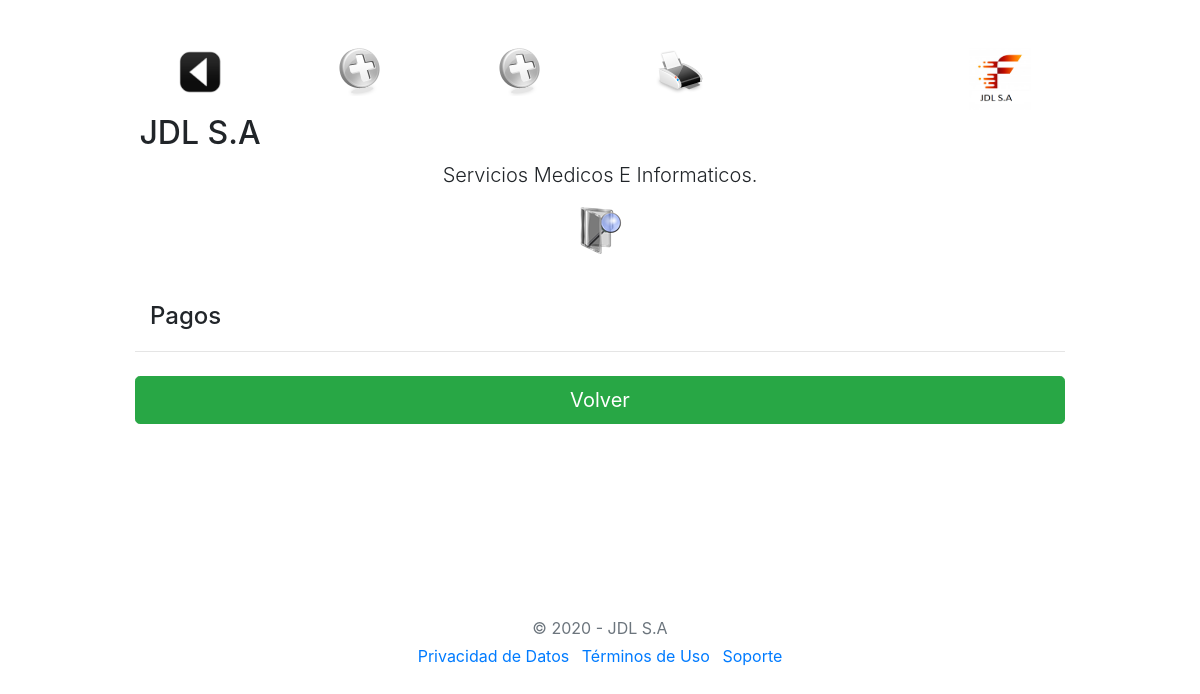
/admin/index2.php, run on an earlier commit of the app's database.
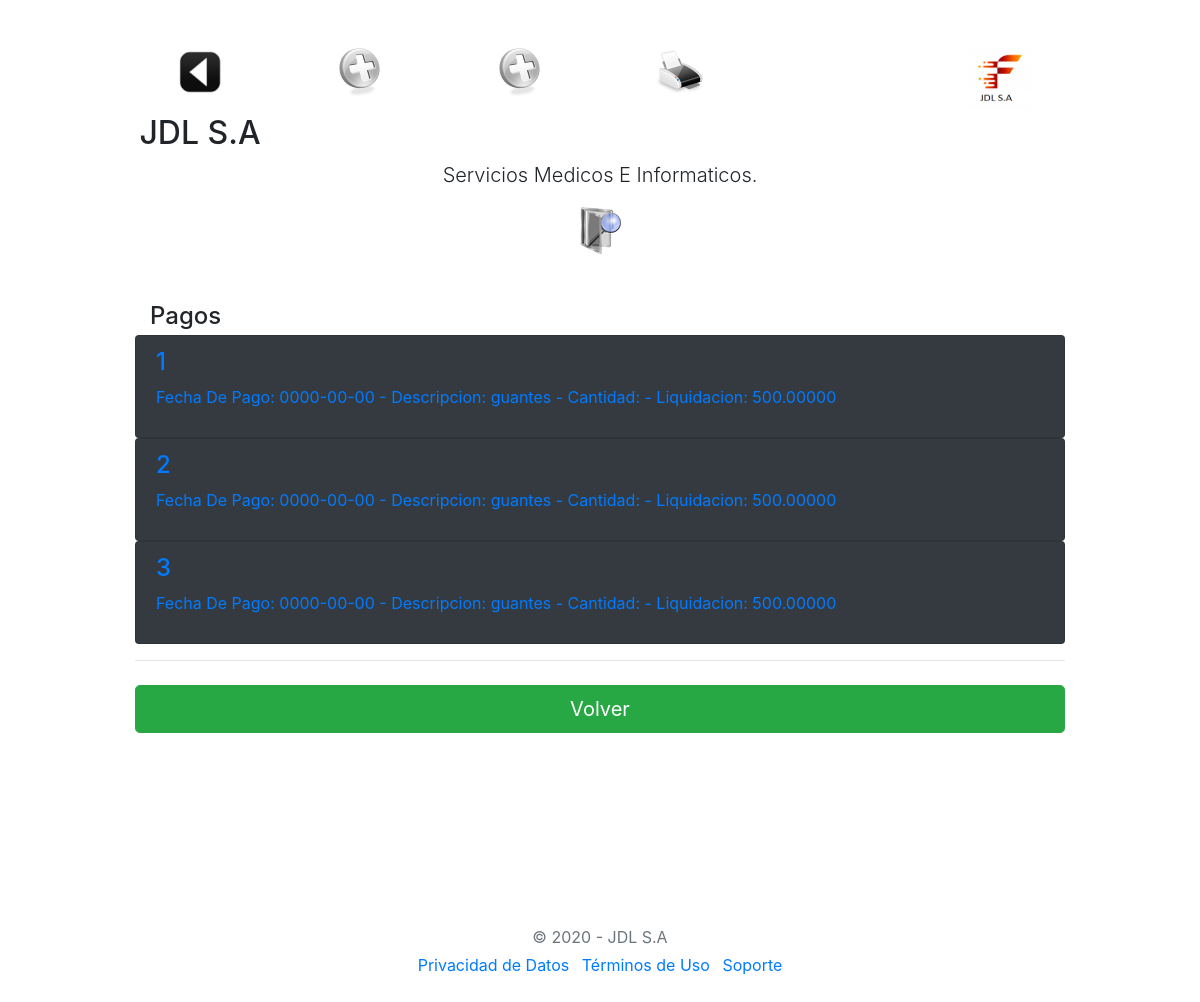
And on a later commit of the database.
### tables this page shows
CREATE TABLE `pagos` (
  `id_pago` int(8) NOT NULL,
  `fecha_pago` date DEFAULT NULL,
  `descripcion_pago` varchar(50) DEFAULT NULL,
  `liqui_pago` decimal(12,5) DEFAULT NULL
);

### admin/index2.php (the view, shortened to what this page needs)
<!doctype html>
<html>
  <head>
	 <link rel="stylesheet" href="https://stackpath.bootstrapcdn.com/bootstrap/4.5.0/css/bootstrap.min.css">
  </head>
    <link href="form-validation.css" rel="stylesheet">
  </head>
  <body background="../img/tareas.jpg">
    <div class="container">
  <div class="py-5 text-center">
  <div class="row">
    <div class="col-sm-2"><h2>
		<img border="0" src="../img/atras.png" width="48" height="48" title="Volver al menú"
		onclick=location.href='../admin/'; onKeyPress=location.href='../admin/'; style='cursor:pointer';/>
	</h2></div>
    <div class="col-sm-2"><h2>
		<img border="0" src="../img/nuevo.png" width="48" height="48" title="Ingresar Recibo Sueldo"
		onclick=location.href='admin.php'; onKeyPress=location.href='admin.php';
		style='cursor:pointer';>
	</h2></div>
    <div class="col-sm-2"><h2>
		<img border="0" src="../img/nuevo.png" width="48" height="48" title="Ingresar Pago Insumo"
		onclick=location.href='admin2.php'; onKeyPress=location.href='admin2.php';
		style='cursor:pointer';>
	</h2></div>
	<div class="col-sm-2"><h2>
		<img border="0" src="../img/imprimir.png" width="48" height="48" title="Impresión"
		onclick=location.href='listado2.php'; onKeyPress=location.href='listado2.php';
		style='cursor:pointer';>
	</h2></div>
    <div class="col-sm-2"><h2></h2></div>
  <div class="col-sm-2"><img class="d-block mx-auto mb-1" src="../img/jdlsa.png" alt="" width="62" height="62"></div>
  <div class="col-sm-2"><h2>JDL S.A</h2></div>
</div>
    <p class="lead">Servicios Medicos E Informaticos.</p>
    <div class="col-md-14 order-md-1">
    <img border="0" src="../img/lupa.png" width="48" height="48" title="Recibos"
		onclick=location.href='index.php'; onKeyPress=location.href='index.php';
		style='cursor:pointer';>
	</div>
  </div>
    <div class="col-md-12 order-md-1">
      <h4 class="mb-1">Pagos</h4>
	</div>
<?php
   require "../conexion.php";
    $sql = "SELECT * from pagos order by id_pago";
	$query = $mysqli->query($sql);
	while($resultado = $query->fetch_assoc()) {
        $pagos[] = $resultado;
    }
?>
        <div class="list-group">
			<?php
				$long = count($pagos);
				for($i=0; $i< $long; $i++){
				?>
		<div class="list-group">
				<a 	<?php echo "href=modifica2.php?id_pago=".$pagos[$i]['id_pago'];?>
						 class="list-group-item bg-dark">
				<h4 class="list-group-item-heading "> <?php echo $pagos[$i]['id_pago'] ."";?> </h4>
				<p class="list-group-item-text "><?php 	echo "Fecha De Pago: " . $pagos[$i]['fecha_pago'] ." - Descripcion: ";
                            echo $pagos[$i]['descripcion_pago'] ." - Cantidad: ";
                            echo $pagos[$i]['cantidad_pago'] ." - Liquidacion: ";
                            echo $pagos[$i]['liqui_pago'] ."";
														?></p>
				</a>	</div>
	<?php  } ?>
		</div>
        <a href="../panel/">	 <hr class="mb-4">
        <button class="btn btn-success btn-lg btn-block" type="submit">Volver</button>
  <footer class="my-5 pt-5 text-muted text-center text-small"></a>
    </div>
  <footer class="my-5 pt-5 text-muted text-center text-small">
    <p class="mb-1">&copy; 2020 - JDL S.A</p>
   <ul class="list-inline">
      <li class="list-inline-item"><a href="#">Privacidad de Datos</a></li>
      <li class="list-inline-item"><a href="#">Términos de Uso</a></li>
      <li class="list-inline-item"><a href="#">Soporte</a></li>
    </ul>
  </footer>
</body>
</html>

### js/form-validation.css (style rules this page uses)
.container { max-width: 960px; }

What changed in the data, as far as the page shows it:
added pagos: id_pago "1", fecha_pago "0000-00-00", descripcion_pago "guantes", liqui_pago "500.00000"
added pagos: id_pago "2", fecha_pago "0000-00-00", descripcion_pago "guantes", liqui_pago "500.00000"
added pagos: id_pago "3", fecha_pago "0000-00-00", descripcion_pago "guantes", liqui_pago "500.00000"
